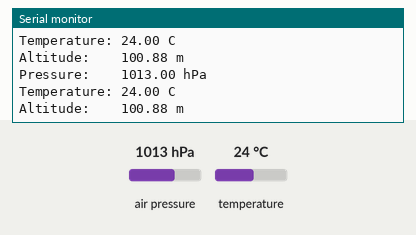
The sketch below on a simulated Arduino Uno, built with avr-gcc and run on an emulated ATmega328P. Parts: the last lines printed to the serial monitor. Inputs (shaded band) come from the test bench; at power-on: air pressure 1013 hPa, temperature 24 °C. No radio packets arrive unless stated.

Above: at 10.8 s.
10.9 s: air pressure set to 952 hPa
At 20.7 s:
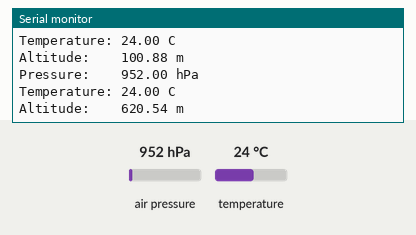
20.9 s: temperature set to 12 °C
At 30.7 s:
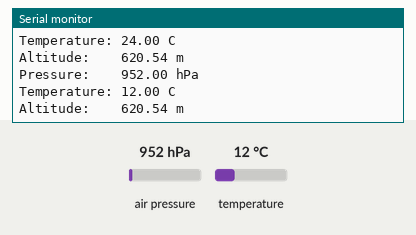
30.9 s: air pressure set to 975 hPa
At 41.0 s:
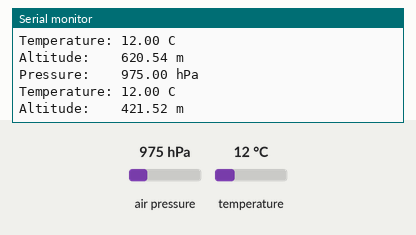
Timing chart, 0 to 42.5 s (numbered marks = the images above; inputs shaded):
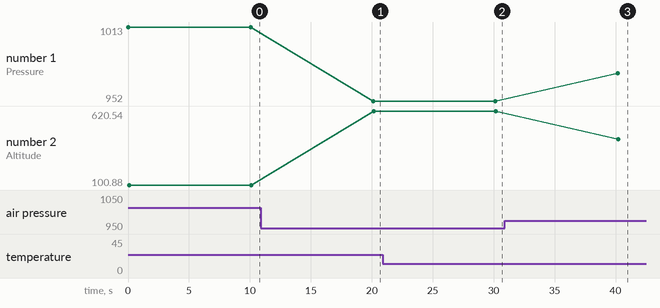

Measured:
- after the input at 10.9 s, the serial monitor: prints a new line after 9.2 s (image 1)
- after the input at 20.9 s, the serial monitor: prints a new line after 9.3 s (image 2)
- after the input at 30.9 s, the serial monitor: prints a new line after 9.3 s (image 3)
- plotted number 1: 1013 → 952 after the input at 10.9 s, 952 → 975 after the input at 30.9 s
- plotted number 2: 100.88 → 620.54 after the input at 10.9 s, 620.54 → 421.52 after the input at 30.9 s

The sketch:

arduino-bmp180-rf24-sender.ino
```cpp
// reads data from BMP180 (I2C) and sends it to a base station via NRF24L01
// base station must have the same pta.h file compiled in

#include <Wire.h>
#include <Adafruit_Sensor.h>
#include <Adafruit_BMP085_U.h>

#include <RF24_config.h>
#include <nRF24L01.h>
#include <SPI.h>
#include <RF24.h>

#include "pta.h"

RF24 radio(9, 10);
static const int senderAdd[2] = { 0xF0F0F0F0AA, 0xF0F0F0F066 };
static const int sender = 0;

Adafruit_BMP085_Unified bmp = Adafruit_BMP085_Unified(10085);

void setup()
{
    Serial.begin(9600);
    Serial.print(F("SENDER PIPE "));
    Serial.println(sender + 1);

    radio.begin();
    radio.setPALevel(RF24_PA_LOW);
    radio.setRetries(15, 15);
    radio.openWritingPipe(senderAdd[sender]);
    radio.stopListening();

    if (!bmp.begin())
    {
        Serial.print("Ooops, no BMP085 detected ... Check your wiring or I2C ADDR!");
    }
}

void displayValue(byte value)
{
    Serial.print(F("Pipe "));
    Serial.print(sender + 1);
    Serial.print(F(", Value: "));
    Serial.print(value);
    Serial.print(" ... ");
}

byte value = 0;
void loop()
{
    sensors_event_t event;
    bmp.getEvent(&event);

    if (event.pressure)
    {
        PTA pta;

        pta.pressure = event.pressure;
        float temperature;
        bmp.getTemperature(&temperature);
        pta.temperature = temperature;
        // mean sea level pressure in hpa from
        // http://vancouver.weatherstats.ca/charts/pressure_sea-2weeks.html
        float seaLevelPressure = 1025.2;
        pta.altitude = bmp.pressureToAltitude(
            seaLevelPressure,
            pta.pressure,
            pta.temperature);

        PrintPTA(pta, Serial);

        if (!radio.write(&pta, sizeof(PTA)))
        {
            Serial.println("No Ack");
        }
    }

    delay(10000);
}
```

pta.h
```cpp
#pragma once

#include <Arduino.h>

struct PTA
{
    float pressure;
    float temperature;
    float altitude;
};

void PrintPTA(PTA& pta, Print& print)
{
    print.print("Pressure:    ");
    print.print(pta.pressure);
    print.println(" hPa");

    print.print("Temperature: ");
    print.print(pta.temperature);
    print.println(" C");


    print.print("Altitude:    ");
    print.print(pta.altitude);
    print.println(" m");
    print.println();
}
```
